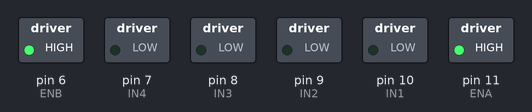
The sketch below on a simulated Arduino Uno, built with avr-gcc and run on an emulated ATmega328P. Shown: switched loads named in the sketch (green lamp = pin HIGH).

Above: at 0.1 s.
Timing chart, 0 to 1.6 s (numbered marks = the images above):
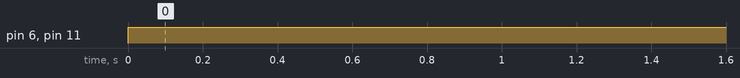

Measured:
- by itself, pin 6 (ENB), pin 11 (ENA): LOW → HIGH at 0.00 s

The sketch:

robot.ino
```cpp
#define ENA 11 //PWM Pin
#define IN1 10
#define IN2 9
#define IN3 8
#define IN4 7
#define ENB 6 //PWM Pin

char data = 0;
int speed = 255; // 0-255

void setup(){
  pinMode(ENA,OUTPUT);
  pinMode(IN1,OUTPUT);
  pinMode(IN2,OUTPUT);
  pinMode(IN3,OUTPUT);
  pinMode(IN4,OUTPUT);
  pinMode(ENB,OUTPUT);

  Serial.begin(9600);
}

void loop(){
  data = Serial.read();

  analogWrite(ENA,speed);
  analogWrite(ENB,speed);

  switch(data){
  case 'W':
    void forward();
    break;

  case 'S':
    void backwards();
    break;

  case 'A':
    void left();
    break;

  case 'D':
    void right();
    break;

  default:
    void stop();
    break;
}
}

void forward(){
  digitalWrite(IN1, HIGH);
  digitalWrite(IN2, LOW);
  digitalWrite(IN3, HIGH);
  digitalWrite(IN4, LOW);
}

void backwards(){
  digitalWrite(IN1, LOW);
  digitalWrite(IN2, HIGH);
  digitalWrite(IN3, LOW);
  digitalWrite(IN4, HIGH);
}

void left(){
  digitalWrite(IN1, LOW);
  digitalWrite(IN2, HIGH);
  digitalWrite(IN3, HIGH);
  digitalWrite(IN4, LOW);
}

void right(){
  digitalWrite(IN1, HIGH);
  digitalWrite(IN2, LOW);
  digitalWrite(IN3, LOW);
  digitalWrite(IN4, HIGH);
}

void stop(){
  digitalWrite(IN1, LOW);
  digitalWrite(IN2, LOW);
  digitalWrite(IN3, LOW);
  digitalWrite(IN4, LOW);
  analogWrite(ENA,0);
  analogWrite(ENB,0);
}
```
